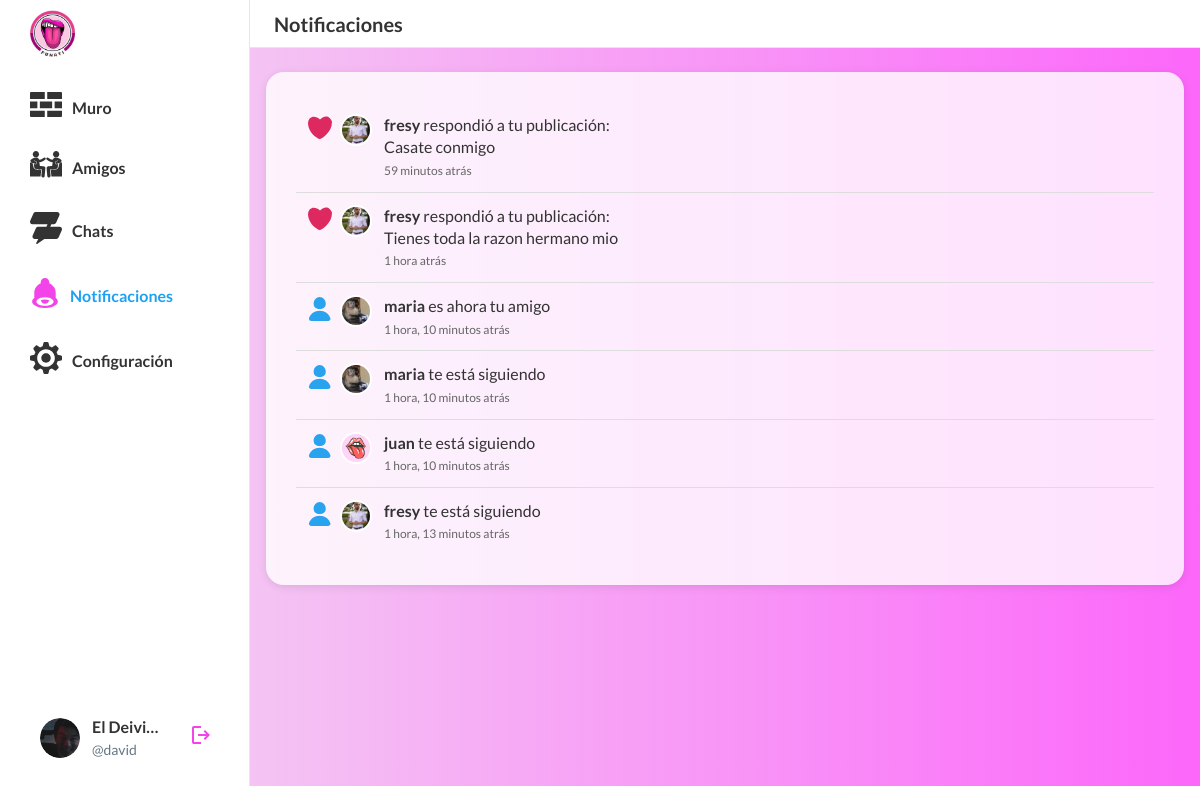
The app's page /notifications/ (signed in) with its own data.
### funATIAPP/models.py (models this page shows, shortened)
class Profile(models.Model):
    user = models.OneToOneField(User, on_delete=models.CASCADE, related_name='profile')
    avatar = models.ImageField(upload_to='avatars/', blank=True, null=True)
    biography = models.TextField(blank=True, null=True)
    birth_date = models.DateField(blank=True, null=True)
    favorite_color = models.CharField(max_length=50, blank=True, null=True)
    favorite_games = models.CharField(max_length=200, blank=True, null=True)
    national_id = models.CharField(max_length=20, blank=True, null=True)
    favorite_books = models.CharField(max_length=200, blank=True, null=True)
    favorite_music = models.CharField(max_length=200, blank=True, null=True)
    programming_languages = models.CharField(max_length=200, blank=True, null=True)
    friends = models.ManyToManyField('self', symmetrical=True, blank=True)
    following = models.ManyToManyField('self', symmetrical=False, blank=True, related_name='followers')

class Notification(models.Model):
    NOTIFICATION_TYPES = [
        ('follow', 'Follow'),
        ('friend', 'Friend'),
        ('comment', 'Comment'),
    ]
    recipient = models.ForeignKey(User, on_delete=models.CASCADE, related_name='notifications')
    sender = models.ForeignKey(User, on_delete=models.CASCADE, related_name='sent_notifications')
    notification_type = models.CharField(max_length=10, choices=NOTIFICATION_TYPES)
    publication = models.ForeignKey(Publication, on_delete=models.CASCADE, blank=True, null=True)
    comment = models.ForeignKey(Comment, on_delete=models.CASCADE, blank=True, null=True)
    message = models.TextField(blank=True, null=True)
    is_read = models.BooleanField(default=False)
    created_at = models.DateTimeField(auto_now_add=True)
    class Meta:
        ordering = ['-created_at']

class Comment(models.Model):
    publication = models.ForeignKey(Publication, on_delete=models.CASCADE, related_name='comments')
    user = models.ForeignKey(User, on_delete=models.CASCADE)
    content = models.TextField()
    created_at = models.DateTimeField(auto_now_add=True)
    parent = models.ForeignKey('self', null=True, blank=True, on_delete=models.CASCADE, related_name='replies')

### funATIAPP/views.py (the view)
# urls.py: path('notifications/', views.notifications_view, name='notifications'),
@login_required
def notifications_view(request):
    notifications = request.user.notifications.all()[:20]
    request.user.notifications.filter(is_read=False).update(is_read=True)
    return render(request, 'notifications.html', {'notifications': notifications})

### funATIAPP/context_processors.py (called while the page is built)
def user_settings(request):
    if request.user.is_authenticated:
        settings = UserSettings.get_user_settings(request.user)
        return {
            'user_settings': settings
        }
    return {
        'user_settings': None
    }

### funATIAPP/models.py (called while the page is built)
    @classmethod
    def get_user_settings(cls, user):
        settings, created = cls.objects.get_or_create(user=user)
        return settings

### funATIAPP/templates/notifications.html (shortened to what this page needs)
{% extends 'base.html' %}
{% load static %}
{% load i18n %}
{% block page_title %}{% trans "Notificaciones" %}{% endblock %}
{% block extra_css %}
<link rel="stylesheet" href="{% static 'css/notifications.css' %}">
{% endblock %}
{% block content %}
<div class="notifications-container">
    {% if notifications %}
        {% for notification in notifications %}
            {% if notification.notification_type == 'follow' or notification.notification_type == 'friend' %}
                <a href="{% url 'funATIAPP:profile_detail' notification.sender.profile.id %}" class="notification-link">
            {% elif notification.notification_type == 'comment' and notification.publication %}
                <a href="{% url 'funATIAPP:publication_detail' notification.publication.id %}" class="notification-link">
            {% else %}
                <div class="notification-link">
            {% endif %}
                <div class="notification-item">
                    <div class="notification-icon">
                        {% if notification.sender.profile.avatar %}
                            <img src="{{ notification.sender.profile.avatar.url }}" alt="{{ notification.sender.username }}" class="profile-pic" />
                        {% else %}
                            <img src="{% static 'assets/user-placeholder.png' %}" alt="{{ notification.sender.username }}" class="profile-pic" />
                        {% endif %}
                    </div>
                    <div class="notification-content">
                        {% if notification.notification_type == 'follow' %}
                            <strong>{{ notification.sender.username }}</strong> {% trans "te está siguiendo" %}
                        {% elif notification.notification_type == 'friend' %}
                            <strong>{{ notification.sender.username }}</strong> {% trans "es ahora tu amigo" %}
                        {% elif notification.notification_type == 'comment' %}
                            <strong>{{ notification.sender.username }}</strong> {% trans "respondió a tu publicación:" %}<br />
                            {{ notification.comment.content|truncatechars:100 }}
                        {% else %}
                            {{ notification.message }}
                        {% endif %}
                        <div class="notification-time">
                            {{ notification.created_at|timesince }} {% trans "atrás" %}
                        </div>
                    </div>
                </div>
            {% if notification.notification_type == 'follow' or notification.notification_type == 'friend' or notification.notification_type == 'comment' %}
                </a>
            {% else %}
                </div>
            {% endif %}
        {% endfor %}
    {% else %}
        <div class="no-notifications">
            <p>{% trans "No tienes notificaciones aún." %}</p>
        </div>
    {% endif %}
</div>
{% endblock %}

### funATIAPP/templates/base.html (shortened to what this page needs)
{% load static %}
{% load i18n %}
<!DOCTYPE html>
<html lang="{% get_current_language as LANGUAGE_CODE %}{{ LANGUAGE_CODE }}">
<head>
    <link rel="stylesheet" href="{% static 'css/styles.css' %}">
    {% block extra_css %}{% endblock %}
</head>
<body {% if user_settings %}data-theme-mode="{{ user_settings.theme_mode }}" data-color-theme="{{ user_settings.color_theme }}"{% endif %}{% if user_settings and user_settings.theme_mode == 'oscuro' %} class="dark-theme"{% endif %}>
    {% include 'menu-main.html' %}
    <div class="main-content">
        <div class="top-bar">
            <h1>{% block page_title %}FunATI{% endblock %}</h1>
        </div>
        <div class="content-inner">
            {% block content %}
            {% endblock %}
        </div>
    </div>
</body>
</html>

### funATIAPP/templates/menu-main.html (shortened to what this page needs)
{% load static %}
{% load i18n %}
<nav class="sidebar">
      <div class="sidebar-logo">
        <a href="{% url 'funATIAPP:muro' %}">
          <img src="{% static 'assets/logo.png' %}" alt="FunATI" width="45px" height="auto">
        </a>
      </div>
      <div class="sidebar-nav">
        <a href="{% url 'funATIAPP:muro' %}" class="menu-item {% if request.resolver_match.url_name == 'muro' or request.resolver_match.url_name == 'app' %}active{% endif %}">
          <span class="icon-sidebar">
          </span>
          <span>{% trans "Muro" %}</span>
        </a>
        <a href="{% url 'funATIAPP:friends' %}" class="menu-item {% if request.resolver_match.url_name == 'friends' %}active{% endif %}">
                     <span class="icon-sidebar">
           </span>
          <span>{% trans "Amigos" %}</span>
        </a>
        <a href="{% url 'funATIAPP:chats' %}" class="menu-item {% if request.resolver_match.url_name == 'chats' or request.resolver_match.url_name == 'chat_room' %}active{% endif %}">
                     <span class="icon-sidebar">
           </span>
          <span>{% trans "Chats" %}</span>
        </a>
        <a href="{% url 'funATIAPP:notifications' %}" class="menu-item {% if request.resolver_match.url_name == 'notifications' %}active{% endif %}">
                     <span class="icon-sidebar">
           </span>
          <span>{% trans "Notificaciones" %}</span>
        </a>
        <a href="{% url 'funATIAPP:settings' %}" class="menu-item {% if request.resolver_match.url_name == 'settings' or request.resolver_match.url_name == 'edit_profile' %}active{% endif %}">
                     <span class="icon-sidebar">
           </span>
          <span>{% trans "Configuración" %}</span>
        </a>
      </div>
      <div class="sidebar-footer">
        {% if user.is_authenticated %}
        <a href="{% url 'funATIAPP:profile' %}" class="profile-btn">
          <span class="sidebar-avatar">
            {% if user.profile.avatar %}
              <img src="{{ user.profile.avatar.url }}" alt="{% trans 'Avatar' %}" class="sidebar-avatar-img" />
            {% else %}
              <img src="{% static 'assets/user-placeholder.png' %}" alt="{% trans 'Avatar' %}" class="sidebar-avatar-img" />
            {% endif %}
          </span>
          <span class="user-info user-info2">
            <span class="user-name">
              {% if user.first_name or user.last_name %}
                {{ user.first_name }} {{ user.last_name }}
              {% else %}
                {{ user.username }}
              {% endif %}
            </span>
            <span class="user-username">@{{ user.username }}</span>
          </span>
        </a>
        {% endif %}
        <a href="{% url 'funATIAPP:logout' %}" class="logout-btn" title="{% trans 'Cerrar sesión' %}">
          <span>
            <svg
              xmlns="http://www.w3.org/2000/svg"
              height="24px"
              viewBox="0 -960 960 960"
              width="24px"
              fill="#F344EA"
            >
              <path
                d="M200-120q-33 0-56.5-23.5T120-200v-560q0-33 23.5-56.5T200-840h280v80H200v560h280v80H200Zm440-160-55-58 102-102H360v-80h327L585-622l55-58 200 200-200 200Z"
              />
            </svg>
          </span>
        </a>
    </div>
</nav>

### funATIAPP/static/css/styles.css (style rules this page uses)
:root { --primary-color: #f344ea; --text-color: #333; --light-gray: #f5f5f5; --border-color: #e1e8ed; --font-main: "Lato", -apple-system, BlinkMacSystemFont, "Segoe UI", Roboto, Helvetica, Arial, sans-serif; --sidebar-width: 250px; --bg-primary: white; --bg-sidebar: white; --bg-topbar: white; --bg-container: rgba(255, 255, 255, 0.8); --text-primary: #333; --text-secondary: #657786; --border-light: #e1e8ed; }
* { margin: 0; padding: 0; box-sizing: border-box; }
body { font-family: var(--font-main); color: var(--text-primary); line-height: 1.5; background-color: var(--bg-primary); display: grid; grid-template-columns: var(--sidebar-width) 1fr; height: 100vh; overflow: hidden; }
.sidebar { position: relative; height: 100vh; width: var(--sidebar-width); padding: 20px; padding-top: 10px; border-right: 1px solid var(--border-light); background-color: var(--bg-sidebar); display: flex; flex-direction: column; overflow-y: auto; }
.sidebar-logo { font-size: 24px; font-weight: bold; margin-bottom: 16px; padding-left: 10px; }
.sidebar-nav { display: flex; flex-direction: column; flex-grow: 1; overflow-y: auto; gap: 8px; }
.sidebar-nav a { display: flex; align-items: center; gap: 10px; padding: 10px; border-radius: 20px; text-decoration: none; color: var(--text-primary); font-weight: bold; transition: all 0.2s; }
.sidebar-nav a.active { color: #1DA1F2; }
.sidebar-nav a.active .icon-sidebar svg { fill: var(--primary-color); }
.sidebar-footer { margin-top: auto; padding: 12px 8px; display: flex; align-items: center; gap: 8px; width: 100%; box-sizing: border-box; }
.profile-btn { display: flex; align-items: center; gap: 12px; flex: 1; min-width: 0; padding: 8px 12px; border-radius: 20px; text-decoration: none; color: var(--text-primary); transition: background-color 0.2s; }
.sidebar-avatar { width: 40px; height: 40px; border-radius: 50%; background-color: #e1e8ed; flex-shrink: 0; display: block; }
.user-info { display: flex; flex-direction: column; flex: 1; min-width: 0; overflow: hidden; }
.user-name { font-weight: bold; white-space: nowrap; overflow: hidden; text-overflow: ellipsis; }
.user-username { color: var(--text-secondary); font-size: 14px; white-space: nowrap; overflow: hidden; text-overflow: ellipsis; }
.logout-btn { background: none; border: none; cursor: pointer; padding: 8px; border-radius: 50%; transition: background-color 0.2s; flex-shrink: 0; }
.top-bar { position: sticky; top: 0; left: 0; width: 100%; height: 3rem; background-color: var(--bg-topbar); z-index: 1002; display: flex; align-items: center; padding: 0 24px; box-sizing: border-box; border-bottom: 1px solid var(--border-light); }
.top-bar h1 { font-size: 20px; font-weight: bold; color: var(--text-primary); }
.main-content { padding: 0; width: 100%; height: 100vh; overflow-y: auto; background: #f4c4f3; background: -webkit-linear-gradient(to left, #fc67fa, #f4c4f3); background: linear-gradient(to left, #fc67fa, #f4c4f3); }
.content-inner { padding: 1rem; padding-top: 1.5rem; }

### funATIAPP/static/css/notifications.css (style rules this page uses)
.notifications-container { background-color: var(--bg-container); padding: 30px; border-radius: 18px; box-shadow: 0 2px 8px rgba(0, 0, 0, 0.1); }
.notification-link { display: block; text-decoration: none; color: inherit; border-radius: 8px; transition: background-color 0.2s ease; }
.notification-item { display: flex; align-items: flex-start; gap: 12px; padding: 12px; border-bottom: 1px solid #ddd; }
.notification-link:last-child .notification-item { border-bottom: none; }
.notification-icon { display: flex; position: relative; flex-shrink: 0; gap: 1rem; }
.notification-symbol { width: 24px; height: 24px; margin-top: 2px; z-index: 1; }
.profile-pic { width: 32px; height: 32px; border-radius: 50%; object-fit: cover; margin-left: -8px; border: 2px solid white; }
.notification-content { font-size: 16px; line-height: 1.4; flex: 1; }
.notification-content strong { font-weight: bold; }
.notification-time { font-size: 12px; color: #666; margin-top: 4px; }

### records on screen
Notification: notification_type "comment" (drawn), sender.profile.avatar (picture), sender.username "fresy", comment.content "Casate conmigo", created_at "59 minutos"
Notification: notification_type "comment" (drawn), sender.profile.avatar (picture), sender.username "fresy", comment.content "Tienes toda la razon hermano mio", created_at "1 hora"
Notification: sender.profile.avatar (picture), sender.username "maria", created_at "1 hora, 10 minutos"
Notification: sender.profile.avatar (picture), sender.username "maria", created_at "1 hora, 10 minutos"
Notification: sender.username "juan", created_at "1 hora, 10 minutos"
Notification: sender.profile.avatar (picture), sender.username "fresy", created_at "1 hora, 13 minutos"

### other values on screen
{{ user.first_name }} "El Deivi…"
{{ user.username }} "david"
